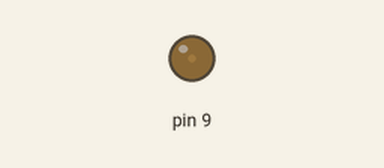
Recording of a sketch running on a simulated Arduino Nano, built with avr-gcc and run on an emulated ATmega328P. Parts: output pins drawn as LEDs (lit = HIGH).

Above: at 0.14 s.
Timing chart, 0 to 40.0 s (numbered marks = the images above):
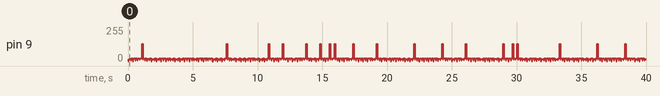

The sketch:

jupiter_dock_beacon.ino
```cpp
// (licence header left out)
#define CARRIER_TOP        210     // OCR1A -> 37.9kHz carrier

// Envelope (micros()-based; 600us needs sub-millisecond resolution)
#define BURST_ON_US        600UL   // carrier ON  per burst  (~23 cycles, > TSOP ~10-cycle min)
#define BURST_OFF_US       600UL   // carrier OFF between bursts within a packet
#define BURSTS_PER_PACKET  10      // 10 bursts -> ~12ms packet
#define PACKET_GAP_US      40000UL // silence after each packet -> AGC resets (~19Hz packet rate)

enum Phase { BURST_ON, BURST_OFF, PACKET_GAP };
Phase         phase       = BURST_ON;
uint8_t       burst_count = 0;
unsigned long last_us     = 0;     // micros() at last phase change

static inline void carrierOn()  { TCCR1A |= _BV(COM1A0); }                            // enable 38kHz toggle on D9
static inline void carrierOff() { TCCR1A &= ~_BV(COM1A0); digitalWrite(9, LOW); }     // hold LEDs off in gaps

void setup() {
  pinMode(9, OUTPUT);
  TCCR1A = _BV(COM1A0);              // toggle OC1A on compare match
  TCCR1B = _BV(WGM12) | _BV(CS10);  // CTC mode, no prescaler
  OCR1A  = CARRIER_TOP;
  carrierOn();
  last_us = micros();
}

void loop() {
  unsigned long now = micros();
  switch (phase) {
    case BURST_ON:                                  // carrier on for one burst
      if (now - last_us >= BURST_ON_US) {
        carrierOff();
        last_us = now;
        phase = (++burst_count >= BURSTS_PER_PACKET) ? PACKET_GAP : BURST_OFF;
      }
      break;
    case BURST_OFF:                                 // gap between bursts in a packet
      if (now - last_us >= BURST_OFF_US) {
        carrierOn();
        last_us = now;
        phase = BURST_ON;
      }
      break;
    case PACKET_GAP:                                // long silence, lets the AGC reset
      if (now - last_us >= PACKET_GAP_US) {
        burst_count = 0;
        carrierOn();
        last_us = now;
        phase = BURST_ON;
      }
      break;
  }
}
```
